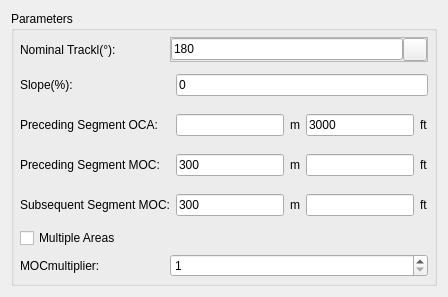
     <widget class="QWidget" name="tab_StepDownObstacleAnalyser">
      <attribute name="title">
       <string>15% Area Obstacle Analyser</string>
      </attribute>
      <layout class="QVBoxLayout" name="verticalLayout_3">
       <item>
        <widget class="QGroupBox" name="grbParametersStepDownObstacleAnalyser">
         <property name="sizePolicy">
          <sizepolicy hsizetype="Preferred" vsizetype="Preferred">
           <horstretch>0</horstretch>
           <verstretch>0</verstretch>
          </sizepolicy>
         </property>
         <property name="title">
          <string>Parameters</string>
         </property>
         <layout class="QVBoxLayout" name="vlParametersStepDownObstacleAnalyser">
          <property name="margin">
           <number>6</number>
          </property>
          <item>
           <widget class="QFrame" name="frameNominalTrackSDOA">
            <property name="sizePolicy">
             <sizepolicy hsizetype="Preferred" vsizetype="Fixed">
              <horstretch>0</horstretch>
              <verstretch>0</verstretch>
             </sizepolicy>
            </property>
            <property name="frameShape">
             <enum>QFrame::NoFrame</enum>
            </property>
            <property name="frameShadow">
             <enum>QFrame::Raised</enum>
            </property>
            <layout class="QHBoxLayout" name="horizontalLayout_NominalTrackSDOA">
             <property name="spacing">
              <number>0</number>
             </property>
             <property name="margin">
              <number>0</number>
             </property>
             <item>
              <widget class="QLabel" name="label_NominalTrack_4">
               <property name="minimumSize">
                <size>
                 <width>150</width>
                 <height>0</height>
                </size>
               </property>
               <property name="maximumSize">
                <size>
                 <width>150</width>
                 <height>16777215</height>
                </size>
               </property>
               <property name="font">
                <font>
                 <weight>50</weight>
                 <bold>false</bold>
                </font>
               </property>
               <property name="text">
                <string>Nominal Trackl(°):</string>
               </property>
              </widget>
             </item>
             <item>
              <widget class="QFrame" name="frameINominalTrackBtnSDOA">
               <property name="sizePolicy">
                <sizepolicy hsizetype="Preferred" vsizetype="Fixed">
                 <horstretch>0</horstretch>
                 <verstretch>0</verstretch>
                </sizepolicy>
               </property>
               <property name="frameShape">
                <enum>QFrame::StyledPanel</enum>
               </property>
               <property name="frameShadow">
                <enum>QFrame::Raised</enum>
               </property>
               <layout class="QHBoxLayout" name="horizontalLayout_NominalTrackBtnSDOA">
                <property name="spacing">
                 <number>0</number>
                </property>
                <property name="margin">
                 <number>0</number>
                </property>
                <item>
                 <widget class="QLineEdit" name="txtNominalTrackSDOA">
                  <property name="enabled">
                   <bool>true</bool>
                  </property>
                  <property name="sizePolicy">
                   <sizepolicy hsizetype="Expanding" vsizetype="Fixed">
                    <horstretch>0</horstretch>
                    <verstretch>0</verstretch>
                   </sizepolicy>
                  </property>
                  <property name="font">
                   <font>
                    <weight>50</weight>
                    <bold>false</bold>
                   </font>
                  </property>
                  <property name="text">
                   <string>180</string>
                  </property>
                 </widget>
                </item>
                <item>
                 <widget class="QToolButton" name="btnCaptureNominalTrackSDOA">
                  <property name="text">
                   <string/>
                  </property>
                  <property name="icon">
                   <iconset>
                    <normaloff>:/gnss_item/coordinate_capture.png</normaloff>:/gnss_item/coordinate_capture.png</iconset>
                  </property>
                 </widget>
                </item>
               </layout>
              </widget>
             </item>
            </layout>
           </widget>
          </item>
          <item>
           <widget class="QFrame" name="frameSlope">
            <property name="sizePolicy">
             <sizepolicy hsizetype="Preferred" vsizetype="Fixed">
              <horstretch>0</horstretch>
              <verstretch>0</verstretch>
             </sizepolicy>
            </property>
            <property name="frameShape">
             <enum>QFrame::NoFrame</enum>
            </property>
            <property name="frameShadow">
             <enum>QFrame::Raised</enum>
            </property>
            <layout class="QHBoxLayout" name="horizontalLayout_Slope">
             <property name="spacing">
              <number>6</number>
             </property>
             <property name="leftMargin">
              <number>0</number>
             </property>
             <property name="topMargin">
              <number>6</number>
             </property>
             <property name="rightMargin">
              <number>0</number>
             </property>
             <property name="bottomMargin">
              <number>6</number>
             </property>
             <item>
              <widget class="QLabel" name="label_90">
               <property name="sizePolicy">
                <sizepolicy hsizetype="Fixed" vsizetype="Fixed">
                 <horstretch>0</horstretch>
                 <verstretch>0</verstretch>
                </sizepolicy>
               </property>
               <property name="minimumSize">
                <size>
                 <width>150</width>
                 <height>0</height>
                </size>
               </property>
               <property name="maximumSize">
                <size>
                 <width>150</width>
                 <height>16777215</height>
                </size>
               </property>
               <property name="font">
                <font>
                 <weight>50</weight>
                 <bold>false</bold>
                </font>
               </property>
               <property name="text">
                <string>Slope(%):</string>
               </property>
              </widget>
             </item>
             <item>
              <widget class="QLineEdit" name="txtSlope">
               <property name="font">
                <font>
                 <weight>50</weight>
                 <bold>false</bold>
                </font>
               </property>
               <property name="text">
                <string>0</string>
               </property>
              </widget>
             </item>
            </layout>
           </widget>
          </item>
          <item>
           <widget class="QFrame" name="framePrevOCA">
            <property name="sizePolicy">
             <sizepolicy hsizetype="Preferred" vsizetype="Fixed">
              <horstretch>0</horstretch>
              <verstretch>0</verstretch>
             </sizepolicy>
            </property>
            <property name="frameShape">
             <enum>QFrame::NoFrame</enum>
            </property>
            <property name="frameShadow">
             <enum>QFrame::Raised</enum>
            </property>
            <layout class="QHBoxLayout" name="horizontalLayout_PrevOCA">
             <property name="spacing">
              <number>6</number>
             </property>
             <property name="leftMargin">
              <number>0</number>
             </property>
             <property name="topMargin">
              <number>6</number>
             </property>
             <property name="rightMargin">
              <number>0</number>
             </property>
             <property name="bottomMargin">
              <number>6</number>
             </property>
             <item>
              <widget class="QLabel" name="label_91">
               <property name="minimumSize">
                <size>
                 <width>150</width>
                 <height>0</height>
                </size>
               </property>
               <property name="maximumSize">
                <size>
                 <width>150</width>
                 <height>16777215</height>
                </size>
               </property>
               <property name="font">
                <font>
                 <weight>50</weight>
                 <bold>false</bold>
                </font>
               </property>
               <property name="text">
                <string>Preceding Segment OCA:</string>
               </property>
              </widget>
             </item>
             <item>
              <widget class="QLineEdit" name="txtPrevOCAM">
               <property name="font">
                <font>
                 <weight>50</weight>
                 <bold>false</bold>
                </font>
               </property>
               <property name="text">
                <string/>
               </property>
              </widget>
             </item>
             <item>
              <widget class="QLabel" name="label_15">
               <property name="font">
                <font>
                 <weight>50</weight>
                 <bold>false</bold>
                </font>
               </property>
               <property name="text">
                <string>m</string>
               </property>
              </widget>
             </item>
             <item>
              <widget class="QLineEdit" name="txtPrevOCA">
               <property name="font">
                <font>
                 <weight>50</weight>
                 <bold>false</bold>
                </font>
               </property>
               <property name="text">
                <string>3000</string>
               </property>
              </widget>
             </item>
             <item>
              <widget class="QLabel" name="label_16">
               <property name="font">
                <font>
                 <weight>50</weight>
                 <bold>false</bold>
                </font>
               </property>
               <property name="text">
                <string>ft</string>
               </property>
              </widget>
             </item>
            </layout>
           </widget>
          </item>
          <item>
           <widget class="QFrame" name="framePrevMOC">
            <property name="sizePolicy">
             <sizepolicy hsizetype="Preferred" vsizetype="Fixed">
              <horstretch>0</horstretch>
              <verstretch>0</verstretch>
             </sizepolicy>
            </property>
            <property name="frameShape">
             <enum>QFrame::NoFrame</enum>
            </property>
            <property name="frameShadow">
             <enum>QFrame::Raised</enum>
            </property>
            <layout class="QHBoxLayout" name="horizontalLayout_PrevMOC">
             <property name="spacing">
              <number>6</number>
             </property>
             <property name="leftMargin">
              <number>0</number>
             </property>
             <property name="topMargin">
              <number>6</number>
             </property>
             <property name="rightMargin">
              <number>0</number>
             </property>
             <property name="bottomMargin">
              <number>6</number>
             </property>
             <item>
              <widget class="QLabel" name="label_92">
               <property name="minimumSize">
                <size>
                 <width>150</width>
                 <height>0</height>
                </size>
               </property>
               <property name="maximumSize">
                <size>
                 <width>150</width>
                 <height>16777215</height>
                </size>
               </property>
               <property name="font">
                <font>
                 <weight>50</weight>
                 <bold>false</bold>
                </font>
               </property>
               <property name="text">
                <string>Preceding Segment MOC:</string>
               </property>
              </widget>
             </item>
             <item>
              <widget class="QLineEdit" name="txtPrevMOC">
               <property name="font">
                <font>
                 <weight>50</weight>
                 <bold>false</bold>
                </font>
               </property>
               <property name="text">
                <string>300</string>
               </property>
              </widget>
             </item>
             <item>
              <widget class="QLabel" name="label_17">
               <property name="font">
                <font>
                 <weight>50</weight>
                 <bold>false</bold>
                </font>
               </property>
               <property name="text">
                <string>m</string>
               </property>
              </widget>
             </item>
             <item>
              <widget class="QLineEdit" name="txtPrevMOCFt">
               <property name="font">
                <font>
                 <weight>50</weight>
                 <bold>false</bold>
                </font>
               </property>
               <property name="text">
                <string/>
               </property>
              </widget>
             </item>
             <item>
              <widget class="QLabel" name="label_18">
               <property name="font">
                <font>
                 <weight>50</weight>
                 <bold>false</bold>
                </font>
               </property>
               <property name="text">
                <string>ft</string>
               </property>
              </widget>
             </item>
            </layout>
           </widget>
          </item>
          <item>
           <widget class="QFrame" name="frameNextMOC">
            <property name="sizePolicy">
             <sizepolicy hsizetype="Preferred" vsizetype="Fixed">
              <horstretch>0</horstretch>
              <verstretch>0</verstretch>
             </sizepolicy>
            </property>
            <property name="frameShape">
             <enum>QFrame::NoFrame</enum>
            </property>
            <property name="frameShadow">
             <enum>QFrame::Raised</enum>
            </property>
            <layout class="QHBoxLayout" name="horizontalLayout_NextMOC">
             <property name="spacing">
              <number>6</number>
             </property>
             <property name="leftMargin">
              <number>0</number>
             </property>
             <property name="topMargin">
              <number>6</number>
             </property>
             <property name="rightMargin">
              <number>0</number>
             </property>
             <property name="bottomMargin">
              <number>6</number>
             </property>
             <item>
              <widget class="QLabel" name="label_93">
               <property name="minimumSize">
                <size>
                 <width>150</width>
                 <height>0</height>
                </size>
               </property>
               <property name="maximumSize">
                <size>
                 <width>150</width>
                 <height>16777215</height>
                </size>
               </property>
               <property name="font">
                <font>
                 <weight>50</weight>
                 <bold>false</bold>
                </font>
               </property>
               <property name="text">
                <string>Subsequent Segment MOC:</string>
               </property>
              </widget>
             </item>
             <item>
              <widget class="QLineEdit" name="txtNextMOC">
               <property name="font">
                <font>
                 <weight>50</weight>
                 <bold>false</bold>
                </font>
               </property>
               <property name="text">
                <string>300</string>
               </property>
              </widget>
             </item>
             <item>
              <widget class="QLabel" name="label_19">
               <property name="font">
                <font>
                 <weight>50</weight>
                 <bold>false</bold>
                </font>
               </property>
               <property name="text">
                <string>m</string>
               </property>
              </widget>
             </item>
             <item>
              <widget class="QLineEdit" name="txtNextMOCFt">
               <property name="font">
                <font>
                 <weight>50</weight>
                 <bold>false</bold>
                </font>
               </property>
               <property name="text">
                <string/>
               </property>
              </widget>
             </item>
             <item>
              <widget class="QLabel" name="label_20">
               <property name="font">
                <font>
                 <weight>50</weight>
                 <bold>false</bold>
                </font>
               </property>
               <property name="text">
                <string>ft</string>
               </property>
              </widget>
             </item>
            </layout>
           </widget>
          </item>
          <item>
           <widget class="QCheckBox" name="chbMultipleAreasSDOA">
            <property name="minimumSize">
             <size>
              <width>150</width>
              <height>0</height>
             </size>
            </property>
            <property name="maximumSize">
             <size>
              <width>150</width>
              <height>16777215</height>
             </size>
            </property>
            <property name="font">
             <font>
              <weight>50</weight>
              <bold>false</bold>
             </font>
            </property>
            <property name="text">
             <string>Multiple Areas</string>
            </property>
           </widget>
          </item>
          <item>
           <widget class="QFrame" name="frameMOCmultipiler_3">
            <property name="sizePolicy">
             <sizepolicy hsizetype="Preferred" vsizetype="Fixed">
              <horstretch>0</horstretch>
              <verstretch>0</verstretch>
             </sizepolicy>
            </property>
            <property name="frameShape">
             <enum>QFrame::NoFrame</enum>
            </property>
            <property name="frameShadow">
             <enum>QFrame::Raised</enum>
            </property>
            <layout class="QHBoxLayout" name="hLayoutMOCmultipiler_3">
             <property name="spacing">
              <number>0</number>
             </property>
             <property name="margin">
              <number>0</number>
             </property>
             <item>
              <widget class="QLabel" name="label_95">
               <property name="minimumSize">
                <size>
                 <width>150</width>
                 <height>0</height>
                </size>
               </property>
               <property name="maximumSize">
                <size>
                 <width>150</width>
                 <height>16777215</height>
                </size>
               </property>
               <property name="font">
                <font>
                 <weight>50</weight>
                 <bold>false</bold>
                </font>
               </property>
               <property name="text">
                <string>MOCmultiplier:</string>
               </property>
              </widget>
             </item>
             <item>
              <widget class="QSpinBox" name="mocSpinBoxSDOA">
               <property name="sizePolicy">
                <sizepolicy hsizetype="Expanding" vsizetype="Fixed">
                 <horstretch>0</horstretch>
                 <verstretch>0</verstretch>
                </sizepolicy>
               </property>
               <property name="minimumSize">
                <size>
                 <width>72</width>
                 <height>0</height>
                </size>
               </property>
               <property name="minimum">
                <number>1</number>
               </property>
              </widget>
             </item>
            </layout>
           </widget>
          </item>
         </layout>
        </widget>
       </item>
      </layout>
     </widget>
